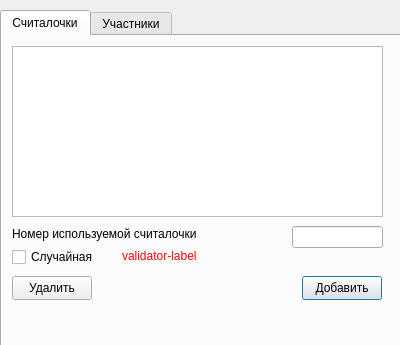
<?xml version="1.0" encoding="UTF-8"?>
<ui version="4.0">
 <class>SettingsDialog</class>
 <widget class="QDialog" name="SettingsDialog">
  <property name="geometry">
   <rect>
    <x>0</x>
    <y>0</y>
    <width>400</width>
    <height>345</height>
   </rect>
  </property>
  <property name="windowTitle">
   <string>Настройки</string>
  </property>
  <widget class="QTabWidget" name="tabWidget">
   <property name="geometry">
    <rect>
     <x>0</x>
     <y>10</y>
     <width>401</width>
     <height>341</height>
    </rect>
   </property>
   <property name="currentIndex">
    <number>0</number>
   </property>
   <widget class="QWidget" name="tab">
    <attribute name="title">
     <string>Считалочки</string>
    </attribute>
    <widget class="QListView" name="countersListView">
     <property name="geometry">
      <rect>
       <x>10</x>
       <y>10</y>
       <width>371</width>
       <height>171</height>
      </rect>
     </property>
    </widget>
    <widget class="QPushButton" name="addCounter">
     <property name="geometry">
      <rect>
       <x>300</x>
       <y>240</y>
       <width>80</width>
       <height>24</height>
      </rect>
     </property>
     <property name="text">
      <string>Добавить</string>
     </property>
    </widget>
    <widget class="QPushButton" name="removeCounter">
     <property name="geometry">
      <rect>
       <x>10</x>
       <y>240</y>
       <width>80</width>
       <height>24</height>
      </rect>
     </property>
     <property name="text">
      <string>Удалить</string>
     </property>
    </widget>
    <widget class="QCheckBox" name="isRandomCountingCheckBox">
     <property name="geometry">
      <rect>
       <x>10</x>
       <y>210</y>
       <width>91</width>
       <height>22</height>
      </rect>
     </property>
     <property name="text">
      <string>Случайная</string>
     </property>
    </widget>
    <widget class="QLineEdit" name="countingNumberEdit">
     <property name="geometry">
      <rect>
       <x>290</x>
       <y>190</y>
       <width>91</width>
       <height>22</height>
      </rect>
     </property>
    </widget>
    <widget class="QLabel" name="label_2">
     <property name="geometry">
      <rect>
       <x>10</x>
       <y>190</y>
       <width>281</width>
       <height>16</height>
      </rect>
     </property>
     <property name="text">
      <string>Номер используемой считалочки</string>
     </property>
    </widget>
    <widget class="QLabel" name="countingValidatorLabel">
     <property name="geometry">
      <rect>
       <x>120</x>
       <y>209</y>
       <width>261</width>
       <height>21</height>
      </rect>
     </property>
     <property name="styleSheet">
      <string notr="true">color: rgb(255, 0, 0)</string>
     </property>
     <property name="text">
      <string>validator-label</string>
     </property>
    </widget>
   </widget>
   <widget class="QWidget" name="tab_2">
    <attribute name="title">
     <string>Участники</string>
    </attribute>
    <widget class="QPushButton" name="addParticipant">
     <property name="geometry">
      <rect>
       <x>300</x>
       <y>240</y>
       <width>80</width>
       <height>24</height>
      </rect>
     </property>
     <property name="text">
      <string>Добавить</string>
     </property>
    </widget>
    <widget class="QPushButton" name="removeParticipant">
     <property name="geometry">
      <rect>
       <x>10</x>
       <y>240</y>
       <width>80</width>
       <height>24</height>
      </rect>
     </property>
     <property name="text">
      <string>Удалить</string>
     </property>
    </widget>
    <widget class="QListView" name="participantsListView">
     <property name="geometry">
      <rect>
       <x>10</x>
       <y>10</y>
       <width>371</width>
       <height>171</height>
      </rect>
     </property>
    </widget>
    <widget class="QLabel" name="label">
     <property name="geometry">
      <rect>
       <x>10</x>
       <y>190</y>
       <width>281</width>
       <height>16</height>
      </rect>
     </property>
     <property name="text">
      <string>Номер участника, с которого пойдет счет:</string>
     </property>
    </widget>
    <widget class="QLineEdit" name="participantStartNumberEdit">
     <property name="geometry">
      <rect>
       <x>290</x>
       <y>190</y>
       <width>91</width>
       <height>22</height>
      </rect>
     </property>
    </widget>
    <widget class="QLabel" name="participantValidatorLabel">
     <property name="geometry">
      <rect>
       <x>120</x>
       <y>209</y>
       <width>261</width>
       <height>21</height>
      </rect>
     </property>
     <property name="styleSheet">
      <string notr="true">color: rgb(255, 0, 0)</string>
     </property>
     <property name="text">
      <string>validator-label</string>
     </property>
    </widget>
    <widget class="QCheckBox" name="isRandomParticipantCheckBox">
     <property name="geometry">
      <rect>
       <x>10</x>
       <y>210</y>
       <width>91</width>
       <height>22</height>
      </rect>
     </property>
     <property name="text">
      <string>Случайный</string>
     </property>
    </widget>
   </widget>
  </widget>
 </widget>
 <resources/>
 <connections/>
</ui>
